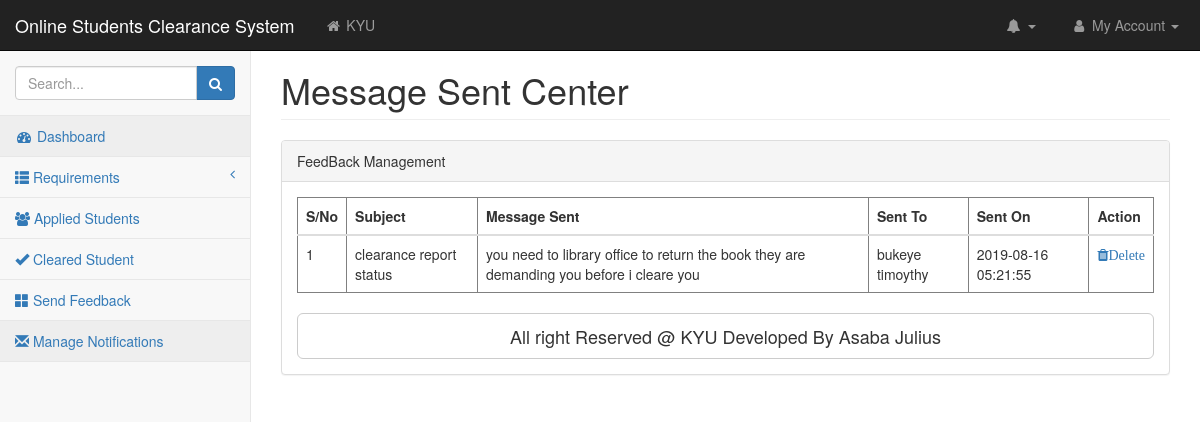
Screenshot of /Busar/Noticafication.php with the database file from the repository.
### tables this page shows
CREATE TABLE `feedback` (
  `id` int(11) NOT NULL,
  `StudentName` varchar(200) NOT NULL,
  `StudentNo` varchar(200) NOT NULL,
  `Subject` varchar(200) NOT NULL,
  `Message` varchar(200) NOT NULL,
  `SendBy` varchar(200) NOT NULL,
  `PostingDate` timestamp NOT NULL DEFAULT CURRENT_TIMESTAMP
);

### Busar/Noticafication.php (the view, shortened to what this page needs)
<?php
include("MainMenu.php");
include("../functions.php");
?>
<div id="page-wrapper">
 <div class="container-fluid">
 <div class="row">
 <div class="col-lg-12">
 <h1 class="page-header">Message Sent Center </h1>
</div>
</div>
<div class="row">
<div class="col-lg-12">
<div class="panel panel-default">
<div class="panel-heading">
 FeedBack  Management
</div>
 <div class="panel-body">
<div class="table-responsive">
<table class="table table-hover" id="usermanagetable" border="1">
<thead>
<tr>
<th>S/No</th>
<th>Subject</th>
<th>Message Sent</th>
<th>Sent To</th>
<th>Sent On</th>
<th>Action</th>
</tr>
</thead>
<?php
$sql=mysqli_query($db,"SELECT *from feedback ");
$count=1;
while ($rows=mysqli_fetch_array($sql)){?>
<tbody><tr>
    <td><?php echo $count;?></td>
    <td><?php echo $rows['Subject'];?></td>
    <td><?php echo $rows['Message']; ?></td>
    <td><?php echo $rows['StudentName']?></td>
    <td><?php echo $rows['PostingDate'];?></td>
   <td>
<a href="Noticafication.php?id=<?php echo $rows['id'];?>" onclick="return confirm('Are you sure you want yo delete')" <i class="fa fa-trash">Delete</i></a>
</td>
    </tr>
</tbody>
<?php $count=$count+1;} ?>
 </table>
</div>
<a class="btn btn-default btn-lg btn-block" target="_blank" href="https://datatables.net/">All right Reserved @ KYU Developed By Asaba Julius</a>
                                    </div>
                                </div>
                            </div>
                        </div>
                    </div>
                </div>

### Busar/css/startmin.css (style rules this page uses)
body { background-color: #f8f8f8; }
#page-wrapper { padding-top: 30px; min-height: 568px; background-color: #fff; }
@media (min-width:768px) { #page-wrapper { position: inherit; margin-left: 250px; padding: 30px 15px 0 15px; border-left: 1px solid #e7e7e7; } }

### rows the page displays
feedback: Subject "clearance report status", Message "you need to library office to return the book they are demanding you before i cleare you", StudentName "bukeye timoythy", PostingDate "2019-08-16 05:21:55"
